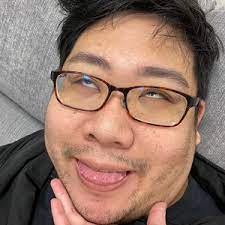
#> input picture lol.jpg, 225 x 225 px
$ python blurry.py
#> lines starting #> are read from the running program, lines starting #| are printed output that depends on the picture
from PIL import Image
from PIL import ImageFilter

img1 = Image.open("lol.jpg")
#> img1 is the input picture: PIL image 225x225 RGB; mean R, G, B 145.1, 116.5, 103.7
img2 = img1.filter(ImageFilter.BLUR) #模糊化
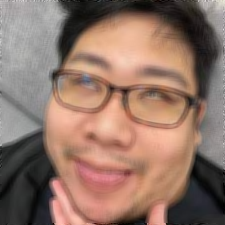
#> img2: PIL image 225x225 RGB; mean R, G, B 145.1, 116.5, 103.8
img2.save("out1.jpg")
img3 = img1.filter(ImageFilter.CONTOUR)
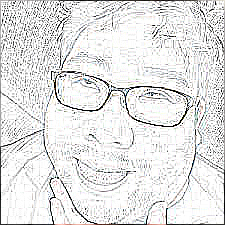
#> img3: PIL image 225x225 RGB; mean R, G, B 227.2, 227.2, 227
img3.save("out2.jpg")
img4 = img1.filter(ImageFilter.DETAIL)
img4.save("out3.jpg")
img5 = img1.filter(ImageFilter.EDGE_ENHANCE) #物件邊緣增強
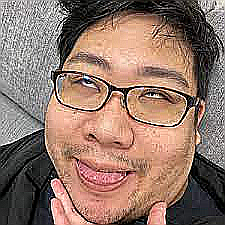
#> img5: PIL image 225x225 RGB; mean R, G, B 145.9, 119, 106.6
img5.save("out4.jpg")
img6 = img1.filter(ImageFilter.EDGE_ENHANCE_MORE)
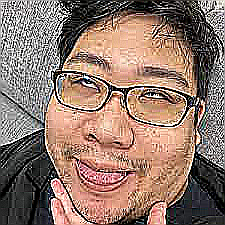
#> img6: PIL image 225x225 RGB; mean R, G, B 145, 120.6, 108.9
img6.save("out5.jpg")
img7 = img1.filter(ImageFilter.EMBOSS)
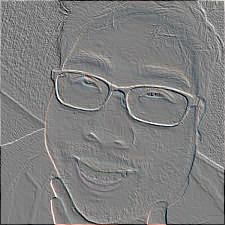
#> img7: PIL image 225x225 RGB; mean R, G, B 127.6, 127.6, 127.6
img7.save("out6.jpg")
img8 = img1.filter(ImageFilter.FIND_EDGES)
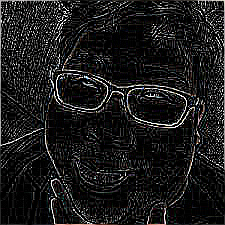
#> img8: PIL image 225x225 RGB; mean R, G, B 27.7, 27.4, 27.4
img8.save("out7.jpg")
img9 = img1.filter(ImageFilter.SMOOTH)
img9.save("out8.jpg")
img10 = img1.filter(ImageFilter.SHARPEN)
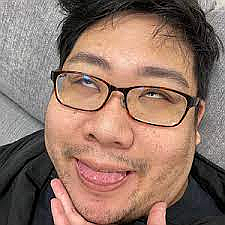
#> img10: PIL image 225x225 RGB; mean R, G, B 145.3, 116.9, 104.2
img10.save("out9.jpg")

$ run again, with car.jpg copied over lol.jpg
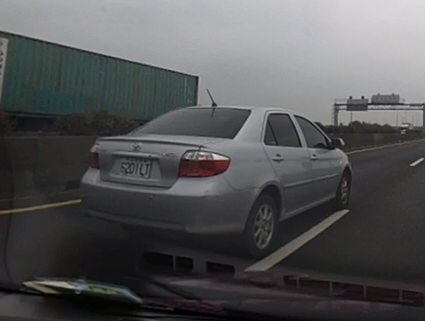
#> input picture car.jpg, 425 x 321 px
#> img1 is the input picture: PIL image 425x321 RGB; mean R, G, B 84.4, 85, 85.8
#> `img7 = img1.filter(ImageFilter.EMBOSS)`:
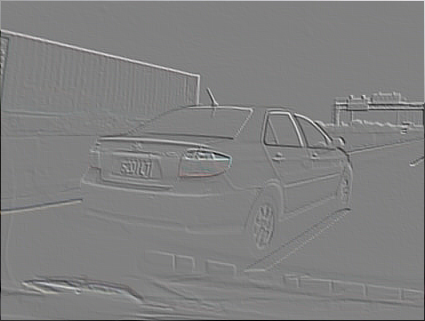
#> img7: PIL image 425x321 RGB; mean R, G, B 128.2, 128.2, 128.3
#> `img8 = img1.filter(ImageFilter.FIND_EDGES)`:
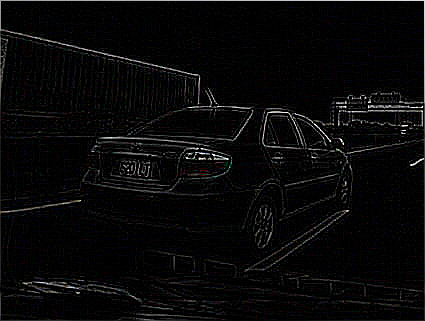
#> img8: PIL image 425x321 RGB; mean R, G, B 8.5, 8.4, 8.7
